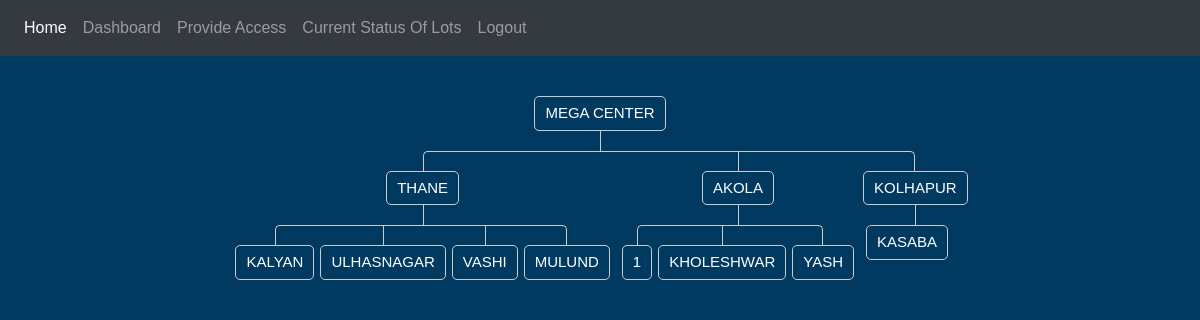
Page /currentStatus (signed in) on the earlier database version.
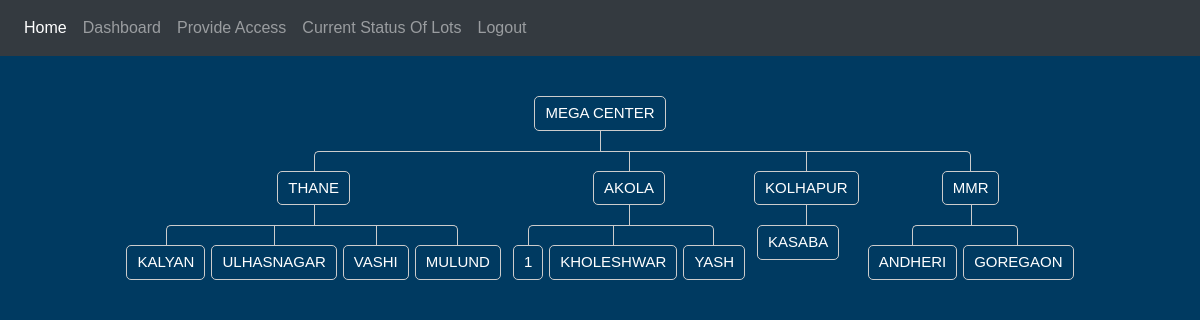
Same page on the later database version.
### vaccine_app/models.py (models this page shows, shortened)
class District(models.Model):
    districtPrimaryKey = models.AutoField(primary_key=True)
    districtId = models.UUIDField(default=uuid.uuid4, editable=False, unique=True)
    name = models.CharField(max_length=255, unique=True)

class Center(models.Model):
    centerPrimaryKey = models.AutoField(primary_key=True)
    centerId = models.UUIDField(default=uuid.uuid4, editable=False, unique=True)
    district = models.ForeignKey(District, on_delete=models.CASCADE, related_name="Center")
    name = models.CharField(max_length=255, unique=True)
    maxCountPerDate = models.IntegerField(default=0)

### vaccine_app/views.py (the view)
# urls.py: path('currentStatus',views.currentStatus,name='currentStatus'),
@login_required
def currentStatus(request):
    districts = District.objects.values()
    centers = Center.objects.values()
    lots_prod = VaccineLot.objects.filter( status = 'produced')
    print(lots_prod)
    context = {"district_names" : districts, "center_names" : centers, "lot_prod" : lots_prod}
    return render(request, "status.html", context)

### vaccine_app/models.py (called while the page is built)
    def __str__(self):
        return str(self.lotId) + self.status

### templates/status.html (shortened to what this page needs)
{% extends 'base.html' %}
{% block content %}
    <!DOCTYPE html>
    <html lang="en">
    <head>
    </head>
    <body>
<nav class="nav">
			<ul>
				<li>
					<a data-toggle="modal" data-target="#megaCenterModal">Mega Center<br></a>
					<ul>
            {% for districts in district_names %}
						<li>
							<a data-toggle="modal" data-target="#{{districts.name}}DistrictModal">{{districts.name}}</a>
                  <ul>
                      {% for centers in center_names %}
                          {% if centers.district_id == districts.districtPrimaryKey %}
                          <li>
                              <a data-toggle="modal" data-target="#{{centers.name}}CenterModal">{{centers.name}}</a>
                          </li>
                          {% endif %}
                      {% endfor %}
                  </ul>
						</li>
            {% endfor %}
            </ul>
          </li>
      </ul>
		</nav>
    </body>
    </html>
{% endblock content %}

Differences in the rows shown:
added District: name "MMR"
added Center: name "ANDHERI", shown under "MMR"
added Center: name "GOREGAON", shown under "MMR"
